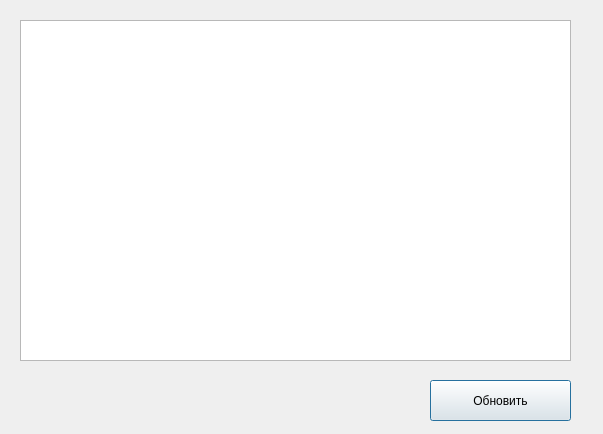
<?xml version="1.0" encoding="UTF-8"?>
<ui version="4.0">
 <class>AdminWindow</class>
 <widget class="QDialog" name="AdminWindow">
  <property name="geometry">
   <rect>
    <x>0</x>
    <y>0</y>
    <width>603</width>
    <height>434</height>
   </rect>
  </property>
  <property name="windowTitle">
   <string>Dialog</string>
  </property>
  <widget class="QTableWidget" name="tableWidget_stats">
   <property name="geometry">
    <rect>
     <x>20</x>
     <y>20</y>
     <width>551</width>
     <height>341</height>
    </rect>
   </property>
  </widget>
  <widget class="QPushButton" name="pushButton_refresh">
   <property name="geometry">
    <rect>
     <x>430</x>
     <y>380</y>
     <width>141</width>
     <height>41</height>
    </rect>
   </property>
   <property name="text">
    <string>Обновить</string>
   </property>
  </widget>
 </widget>
 <resources/>
 <connections/>
</ui>
